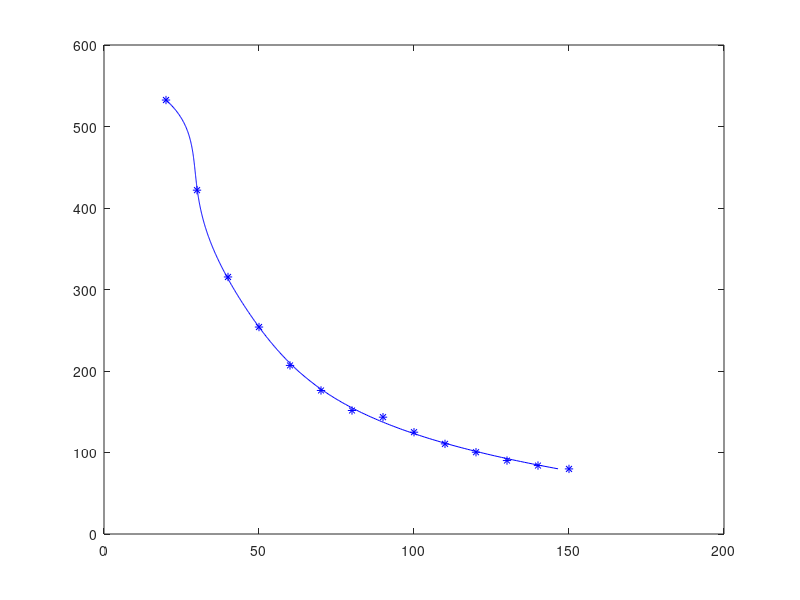

The MATLAB source for this figure:
function Drone_Calib_polyfit()
%nth order polynomial fit
distance = [20	30	40	50	60	70	80	90	100	110	120	130	140	150];
measurement = [532.48	421.888	315.392	253.952	206.848	176.128	151.552	143.36	124.928	110.592	100.352	90.112	83.968	79.872];
min_measurement = 80;
max_measurement = 533;
measurement_estimate = min_measurement:max_measurement;
n = 5; %5th order

p = polyfit(measurement, distance, n)

distance_estimate = polyval(p, measurement_estimate);

plot(distance, measurement,'b*')
hold on;
plot(distance_estimate,measurement_estimate,'b-')
hold off;

end
